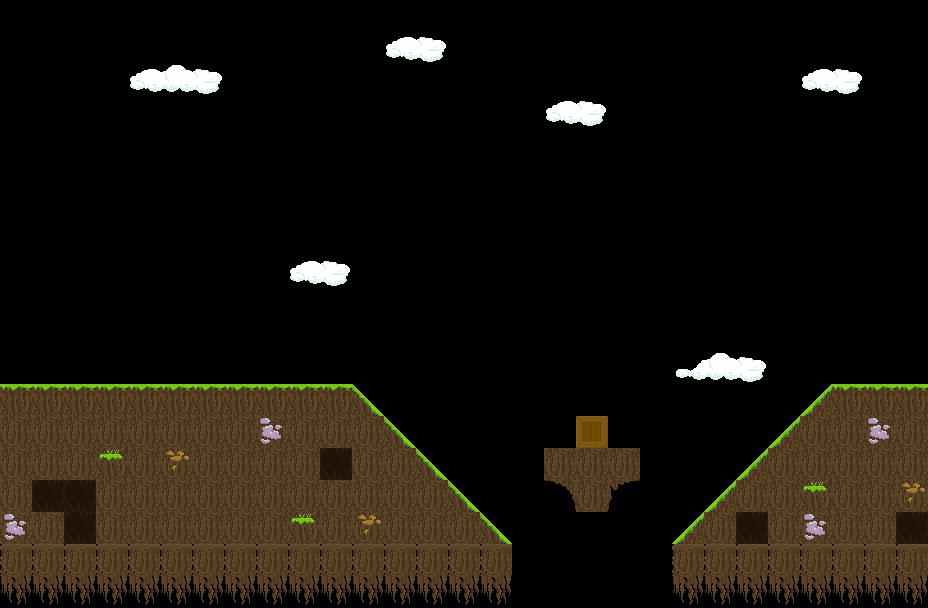

A level layout from a 2D game, rendered from its tile map. Below: a short description, then the map file with its tile-grid data intact:
An orthogonal 29x19 tile map with 32x32 px tiles, 1 tile layer (Capa de Patrones 1).

<map version="1.2" tiledversion="1.2.0" orientation="orthogonal" renderorder="right-down" width="29" height="19" tilewidth="32" tileheight="32" infinite="0" nextlayerid="2" nextobjectid="1">
 <tileset firstgid="1" name="xd" tilewidth="32" tileheight="32" tilecount="64" columns="8">
  <image source="Tiles_32x32.png" width="256" height="256" />
 </tileset>
 <layer id="1" name="Capa de Patrones 1" width="29" height="19">
  <data encoding="csv">
0,0,0,0,0,0,0,0,0,0,0,0,0,0,0,0,0,0,0,0,0,0,0,0,0,0,0,0,0,
0,0,0,0,0,0,0,0,0,0,0,0,38,39,0,0,0,0,0,0,0,0,0,0,0,0,0,0,0,
0,0,0,0,38,41,39,0,0,0,0,0,0,0,0,0,0,0,0,0,0,0,0,0,0,38,39,0,0,
0,0,0,0,0,0,0,0,0,0,0,0,0,0,0,0,0,38,39,0,0,0,0,0,0,0,0,0,0,
0,0,0,0,0,0,0,0,0,0,0,0,0,0,0,0,0,0,0,0,0,0,0,0,0,0,0,0,0,
0,0,0,0,0,0,0,0,0,0,0,0,0,0,0,0,0,0,0,0,0,0,0,0,0,0,0,0,0,
0,0,0,0,0,0,0,0,0,0,0,0,0,0,0,0,0,0,0,0,0,0,0,0,0,0,0,0,0,
0,0,0,0,0,0,0,0,0,0,0,0,0,0,0,0,0,0,0,0,0,0,0,0,0,0,0,0,0,
0,0,0,0,0,0,0,0,0,38,39,0,0,0,0,0,0,0,0,0,0,0,0,0,0,0,0,0,0,
0,0,0,0,0,0,0,0,0,0,0,0,0,0,0,0,0,0,0,0,0,0,0,0,0,0,0,0,0,
0,0,0,0,0,0,0,0,0,0,0,0,0,0,0,0,0,0,0,0,0,0,0,0,0,0,0,0,0,
0,0,0,0,0,0,0,0,0,0,0,0,0,0,0,0,0,0,0,0,0,43,44,39,0,0,0,0,0,
1,1,1,1,1,1,1,1,1,1,1,21,0,0,0,0,0,0,0,0,0,0,0,0,0,57,1,1,1,
5,5,5,5,5,5,5,5,49,5,5,5,21,0,0,0,0,0,7,0,0,0,0,0,57,5,5,49,5,
5,5,5,28,5,50,5,5,5,5,35,5,5,21,0,0,0,5,5,5,0,0,0,57,5,5,5,5,5,
5,35,35,5,5,5,5,5,5,5,5,5,5,5,21,0,0,55,5,56,0,0,57,5,5,28,5,5,50,
49,5,35,5,5,5,5,5,5,28,5,50,5,5,5,21,0,0,0,0,0,57,5,35,5,49,5,5,35,
16,16,16,16,16,16,16,16,16,16,16,16,16,16,16,16,0,0,0,0,0,16,16,16,16,16,16,16,16,
24,24,24,24,24,24,24,24,24,24,24,24,24,24,24,24,0,0,0,0,0,24,24,24,24,24,24,24,24
</data>
 </layer>
</map>
